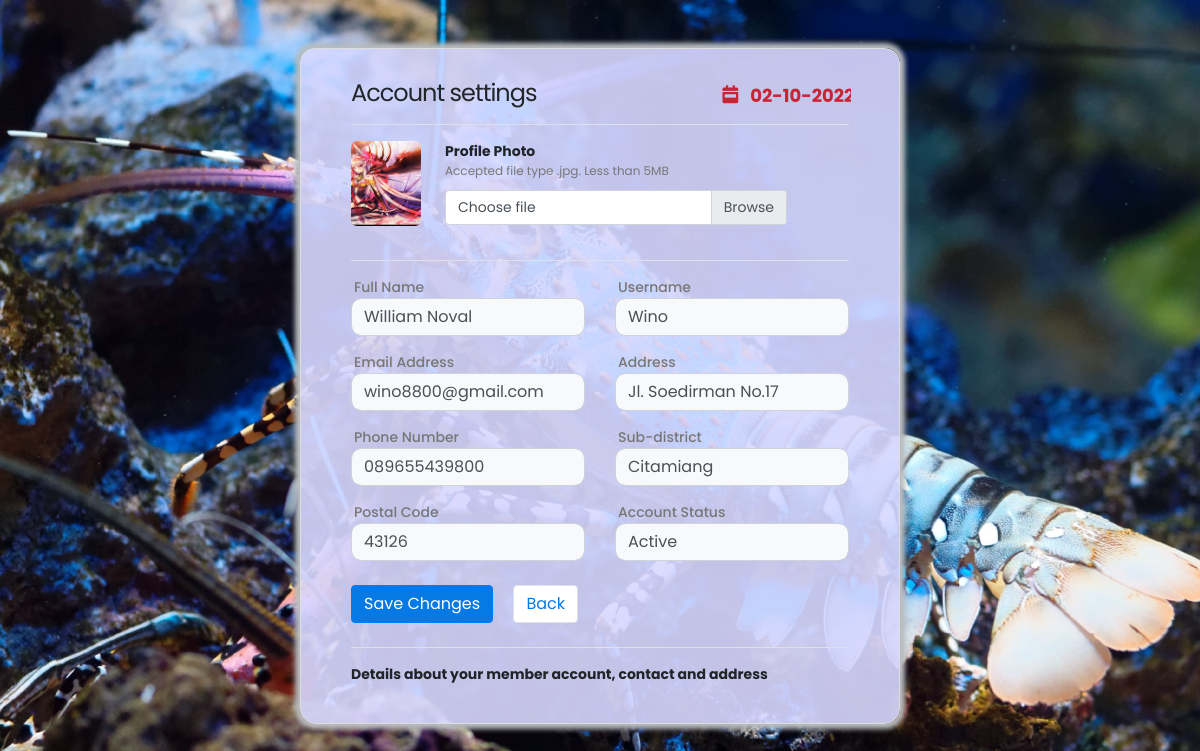
/editprofile.php?id=45242 (signed in), run on an earlier commit of the app's database.
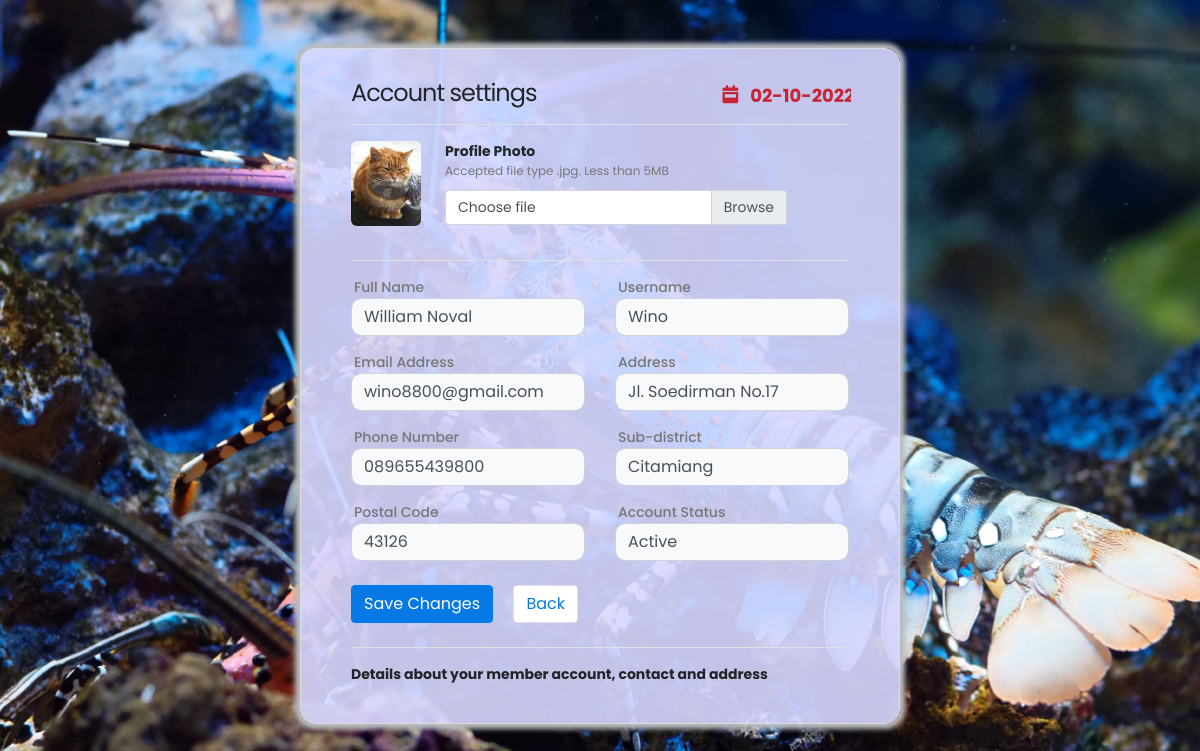
And on a later commit of the database.
### tables this page shows
CREATE TABLE `users` (
  `id` int(11) NOT NULL,
  `username` varchar(50) NOT NULL,
  `email` varchar(50) NOT NULL,
  `password` varchar(50) NOT NULL,
  `full_name` varchar(150) NOT NULL,
  `create_datetime` date NOT NULL,
  `update_on` varchar(16) NOT NULL,
  `address` varchar(254) NOT NULL,
  `subdistrict` varchar(100) NOT NULL,
  `phone` char(13) NOT NULL,
  `level` varchar(30) NOT NULL,
  `post_code` int(8) NOT NULL,
  `img_location` varchar(150) NOT NULL,
  `activation` varchar(20) NOT NULL
);

### editprofile.php (the view, shortened to what this page needs)
<?php
if(isset($_GET['id']))
{
$id = $_GET['id'];
    $server = "localhost";
    $user = "root";
    $pass = "";
    $database = "database";
    $conn = mysqli_connect($server, $user, $pass, $database) or die(mysqli_error());
        $sql = "SELECT * FROM users WHERE id=$id";
        $res = mysqli_query($conn, $sql);
        if($res==true)
            {
                $row = mysqli_fetch_assoc($res);
                $username = $row['username'];
                $email = $row['email'];
                $full_name = $row['full_name'];
                $address = $row['address'];
                $subdistrict = $row['subdistrict'];
                $phone = $row['phone'];
                $post_code = $row['post_code'];
                $profile_img = $row['img_location'];
                $activation = $row['activation'];
            }
    }
    else
    {
        header("view.php");
    }
    $currentDateTime = date('m-d-Y');
?>
<head>
    <link rel="stylesheet" href="https://maxcdn.bootstrapcdn.com/bootstrap/4.5.2/css/bootstrap.min.css">
    <link rel="stylesheet" href="https://use.fontawesome.com/releases/v5.6.3/css/all.css">
    <link rel="stylesheet" href="https://stackpath.bootstrapcdn.com/bootstrap/4.0.0/js/bootstrap.bundle.min.js">
    <link rel="stylesheet" href="https://cdnjs.cloudflare.com/ajax/libs/jquery/3.2.1/jquery.min.js">
</head>
<body>
<form class="wrapper mt-sm-5" method="POST" enctype="multipart/form-data">
    <div class="pb-4 border-bottom">
        <h4>Account settings
            <input type="text" name="update_on" class="rightset" value=" <?php echo $currentDateTime; ?>"readonly>
            <label class="rightset"><i class="fas fa-calendar-week" style="margin-left: 4.2em;"></i></label>
        </h4>
    </div>
    <div class="d-flex align-items-start py-3 border-bottom">
        <img src="img/<?php echo $profile_img; ?>" class="img" alt="">
        <div class="pl-sm-4 pl-2" id="img-section"> <b>Profile Photo</b>
            <p>Accepted file type .jpg. Less than 5MB</p>
            <div class="custom-file mb-3">
              <label class="custom-file-label" for="customFile">Choose file</label>
            </div>
        </div>
    </div>
    <div class="py-2">
        <div class="row py-2">
            <div class="col-md-6">
                <label for="firstname">Full Name</label>
                <input type="text" name="full_name" class="bg-light form-control" value="<?php echo $full_name; ?>">
            </div>
            <div class="col-md-6">
                <label for="firstname">Username</label>
                <input type="text" name="username" class="bg-light form-control" value="<?php echo $username; ?>">
            </div>
        </div>
        <div class="row py-2">
            <div class="col-md-6">
                <label for="email">Email Address</label>
                <input type="text" name="email" class="bg-light form-control" value="<?php echo $email; ?>">
            </div>
            <div class="col-md-6 pt-md-0 pt-3">
                <label for="lastname">Address</label>
                <input type="text" name="address" class="bg-light form-control" value="<?php echo $address; ?>">
            </div>
        </div>
        <div class="row py-2">
            <div class="col-md-6 pt-md-0 pt-3">
                <label for="phone">Phone Number</label>
                <input type="tel" name="phone" class="bg-light form-control" value="<?php echo $phone; ?>">
            </div>
            <div class="col-md-6 pt-md-0 pt-3">
                <label for="phone">Sub-district</label>
                <input type="text" name="subdistrict" class="bg-light form-control" value="<?php echo $subdistrict; ?>">
            </div>
        </div>
        <div class="row py-2">
            <div class="col-md-6 pt-md-0 pt-3" id="lang"> <label for="language">Postal Code</label>
                <div class="arrow">
                    <input type="number" name="post_code" class="bg-light form-control" value="<?php echo $post_code; ?>">
                </div>
            </div>
            <div class="col-md-6 pt-md-0 pt-3" id="lang"> <label for="language">Account Status</label>
                <div class="arrow">
                    <input type="text" name="activation" class="bg-light form-control" value="<?php echo $activation; ?>" readonly>
                </div>
            </div>
        </div>
        <div class="py-3 pb-4 border-bottom">
            <input class="btn btn-primary mr-3" type="submit" name="submit" value="Save Changes" />
            <a href="javascript:history.back()" class="btn border button">Back</a>
        </div>
        <div class="d-sm-flex align-items-center pt-3" id="deactivate">
            <div>
                <b>Details about your member account, contact and address</b>
            </div>
        </div>
    </div>
</form>
</body>

What changed in the data, as far as the page shows it:
changed users "William Noval": img_location: a different picture
